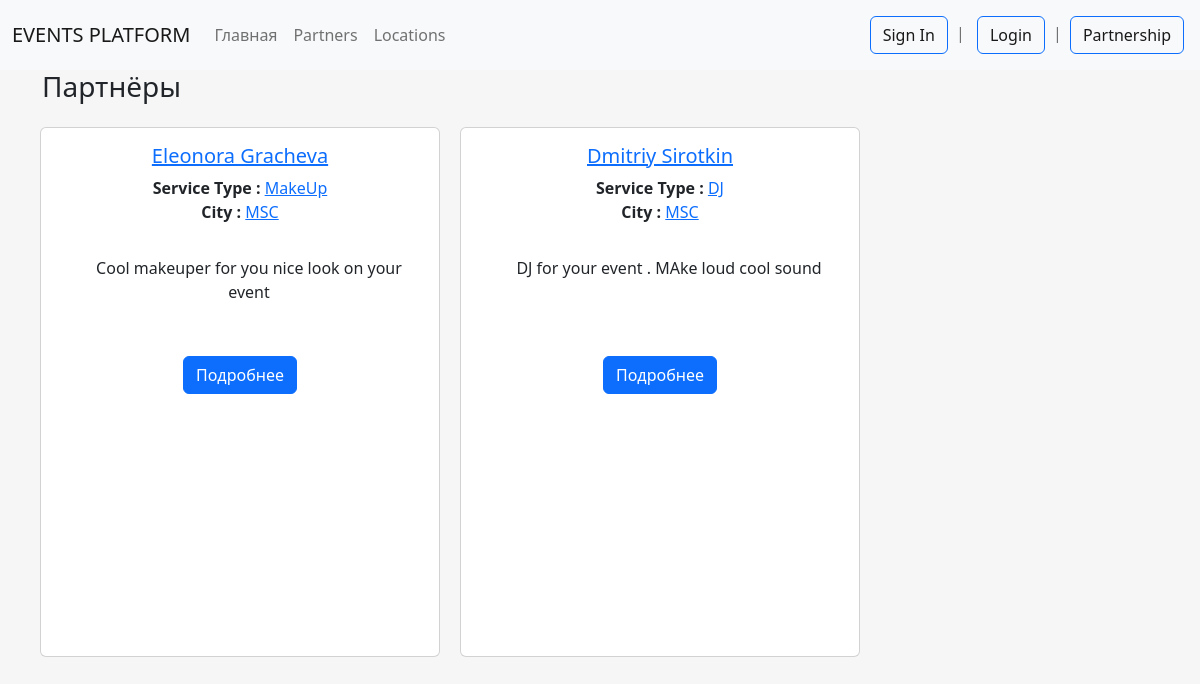
/contact/, run on an earlier commit of the app's database.
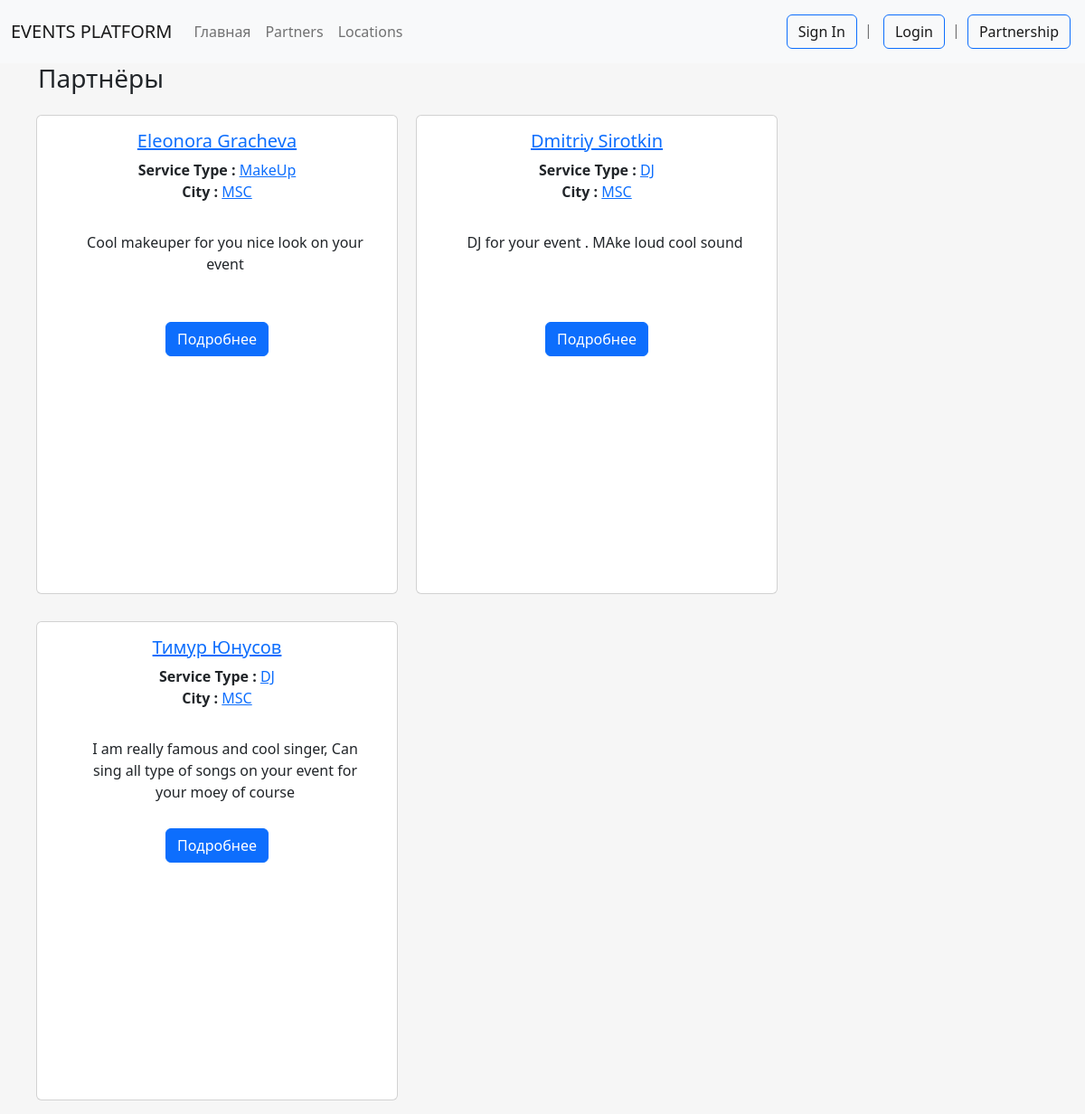
And on a later commit of the database.
### events/models.py (models this page shows)
class BaseUser(models.Model):
    username = models.CharField(max_length=40, verbose_name='Никнейм')
    description = models.TextField(blank=True, verbose_name='Описание')  # can be empty
    created_at = models.DateTimeField(auto_now_add=True,
                                      verbose_name='Дата регистрации')  # only in first attempt rewrite date
    email = models.EmailField(blank=True, max_length=60)
    class Meta:
        abstract = True

class UserPartner(BaseUser):  # vendors
    name = models.CharField(max_length=50, verbose_name='Имя')
    surname = models.CharField(max_length=60, verbose_name='Фамилия')
    phone = models.CharField(max_length=12, verbose_name='Телефон')
    location = models.CharField(max_length=255, choices=Locations.choices, default=Locations.MOSCOW, blank=False,
                                verbose_name='Город')
    service_type = models.CharField(max_length=255, choices=ServiceTypes.choices, blank=False,
                                    verbose_name='Тип услуги')
    photo = models.ImageField(upload_to='photo/%Y/%m/%d', verbose_name='Фото', blank=True)
    def __str__(self):
        return f'{self.name} {self.surname}'
    def get_absolute_url(self):
        return reverse_lazy('vendor', kwargs={'pk': self.pk})
    class Meta:
        verbose_name = 'Партнёр'
        verbose_name_plural = 'Партнёры'

### events/views.py (the view)
# urls.py: path('contact/', ViewPartners.as_view(), name='contact'),
class ViewPartners(ListView):
    model = UserPartner
    context_object_name = 'partners'
    template_name = 'events/view_partners.html'
    extra_context = {'title': 'EVENTS PLATFORM'}
    paginate_by = 6
    def get_queryset(self):
        return UserPartner.objects.all()

### events/templates/events/view_partners.html (shortened to what this page needs)
{% extends 'base.html' %}
{% block maintitle %}
<div class="col-md-12">
    <h3>Партнёры</h3>
</div>
{% endblock maintitle%}
{% block content %}
{% for partner in partners %}
<div class="card col-md-3" align="center">
    <div class="card-body">
        <h5 class="card-title">
            <a href="{{ partner.get_absolute_url}}">{{ partner }}
            </a>
        </h5>
        <p class="card-text"><strong>Service Type :</strong> <a href="#">{{partner.service_type}}<br></a>
            <strong>City :</strong> <a href="#">{{ partner.location }}</a>
        <p class="card-description"> {{ partner.description | safe }}</p>
            </p>
        <a href="{% url 'vendor' pk=partner.id %}" class="btn btn-primary btn-block"> Подробнее </a>
    </div>
</div>
{% endfor %}
{% endblock %}

What changed in the data, as far as the page shows it:
added UserPartner: name+surname "Тимур Юнусов", service_type "DJ", location "MSC", description "I am really famous and cool singer, Can sing all type of songs on your event for your moey of course"
